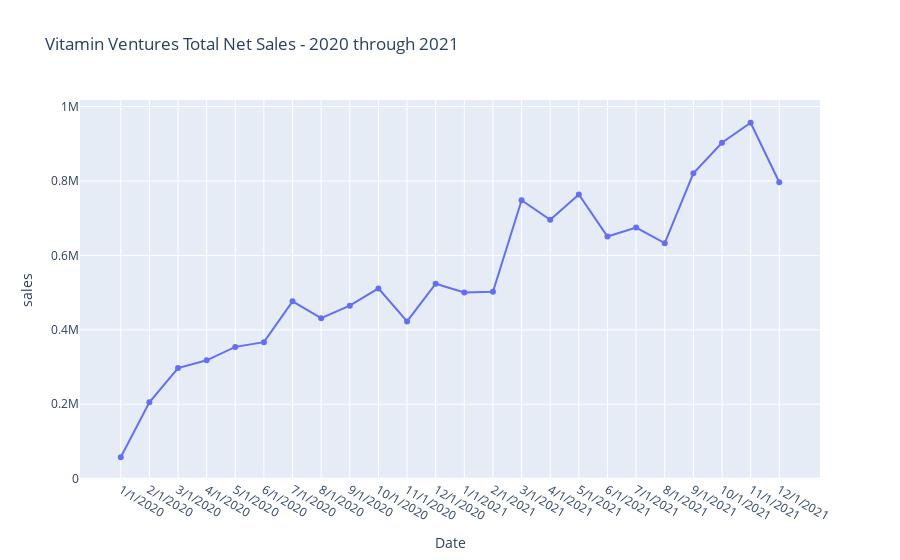

This figure's notebook cell:
### Code cell
fig = px.line(df, x="date", y="sales", title="Vitamin Ventures Total Net Sales - 2020 through 2021",
                markers=True,
                labels={"date" : 'Date', "sum" :'Sales'})

            
fig.show()

### Figure 1 — Plotly figure (JSON) as saved in the notebook; plotly's stock layout.template omitted (floating-point values rounded to 4 significant figures)
{"data": [{"hovertemplate": "Date=%{x}<br>sales=%{y}<extra></extra>", "legendgroup": "", "line": {"color": "#636efa", "dash": "solid"}, "marker": {"symbol": "circle"}, "mode": "lines+markers", "name": "", "orientation": "v", "showlegend": false, "type": "scatter", "x": ["1/1/2020", "2/1/2020", "3/1/2020", "4/1/2020", "5/1/2020", "6/1/2020", "7/1/2020", "8/1/2020", "9/1/2020", "10/1/2020", "11/1/2020", "12/1/2020", "1/1/2021", "2/1/2021", "3/1/2021", "4/1/2021", "5/1/2021", "6/1/2021", "7/1/2021", "8/1/2021", "9/1/2021", "10/1/2021", "11/1/2021", "12/1/2021"], "xaxis": "x", "y": [57640.0, 205400.0, 297200.0, 318100.0, 354200.0, 366900.0, 476500.0, 431400.0, 464800.0, 511300.0, 422600.0, 523800.0, 500500.0, 502200.0, 748000.0, 695800.0, 763600.0, 650600.0, 674600.0, 632800.0, 820500.0, 902500.0, 956400.0, 796400.0], "yaxis": "y"}], "layout": {"legend": {"tracegroupgap": 0}, "title": {"text": "Vitamin Ventures Total Net Sales - 2020 through 2021"}, "xaxis": {"anchor": "y", "domain": [0, 1], "title": {"text": "Date"}}, "yaxis": {"anchor": "x", "domain": [0, 1], "title": {"text": "sales"}}}}
